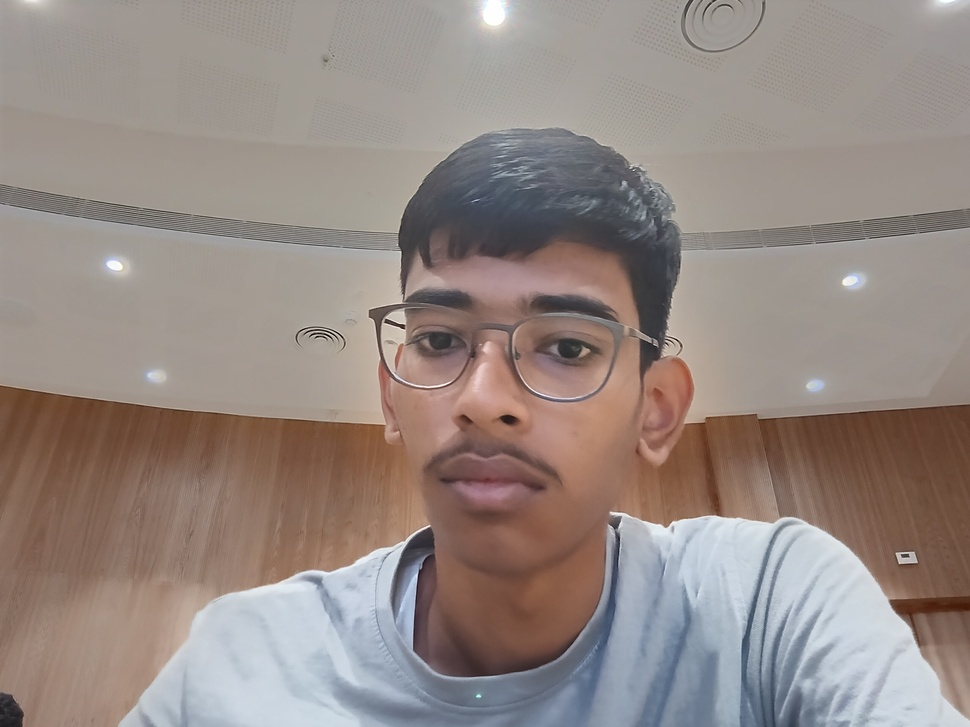
#> input picture internal_photo_project/pyphoto/photo/input.jpg, 970 x 727 px, shrunk from 3264 x 2448 before the run
$ python photo_convert.py
#> lines starting #> are read from the running program, lines starting #| are printed output that depends on the picture; after the words box and inside, x2 and y2 are one past the last pixel; in counts of white or black regions, pixels touching at a corner belong together
from PIL import Image

# Load the original image
image = Image.open("input.jpg")
#> image is the input picture: PIL image 970x727 RGB; mean R, G, B 149.6, 137.3, 131.7

# 1. Convert to Grayscale
# The 'L' mode stands for luminance (8-bit pixels, 256 shades of gray)
grayscale_image = image.convert('L')
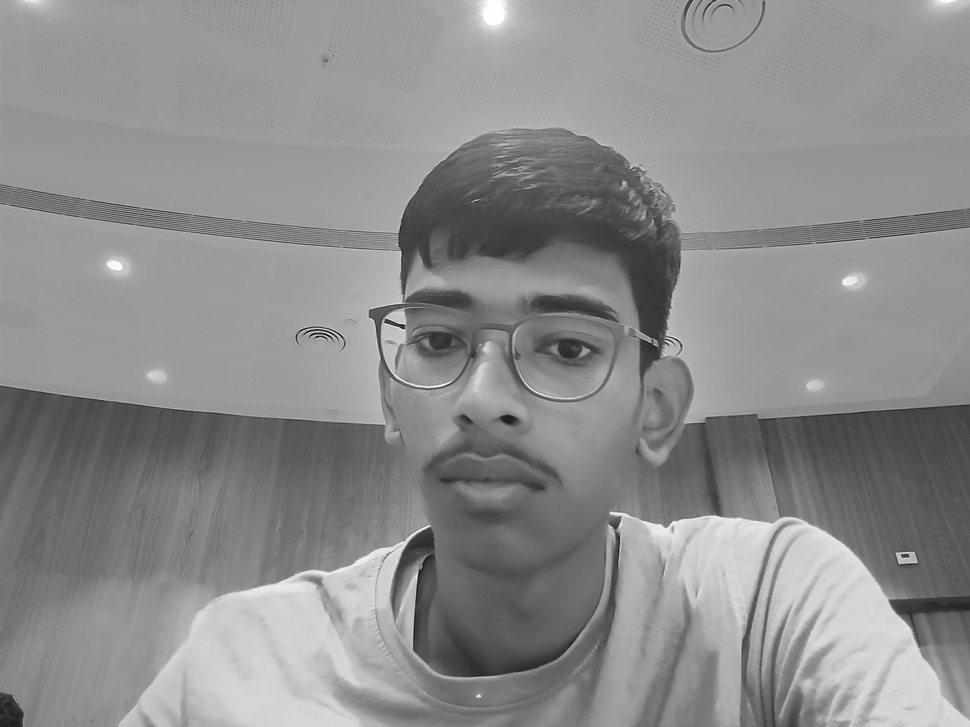
#> grayscale_image: PIL image 970x727 L; min 2, max 255, mean 140.3
grayscale_image.save("grayscale.jpg")

# 2. Convert to strict Black & White (using a threshold)
# Map grayscale pixels to exactly 0 (black) or 255 (white) based on a threshold value
threshold = 128
bw_image = grayscale_image.point(lambda p: 255 if p > threshold else 0)
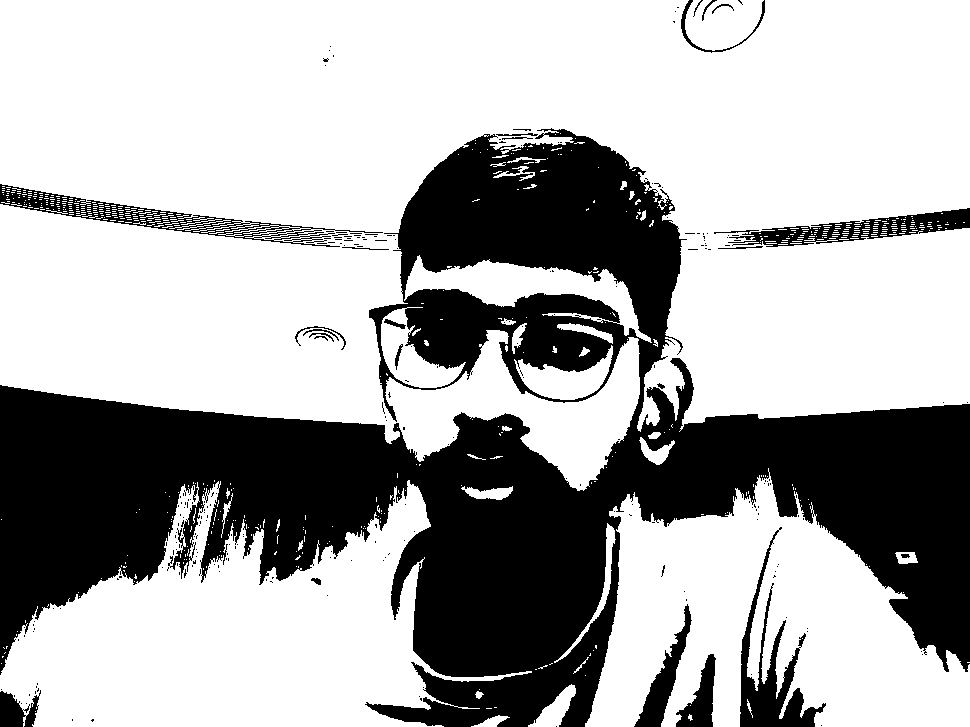
#> bw_image: PIL image 970x727 L; 67.6% white; 254 black regions (228 under 20 px), largest, box (x1, y1, x2, y2) and area: (0, 128, 970, 727) 210199, (740, 527, 826, 727) 4379, (0, 184, 383, 247) 3962
bw_image = bw_image.convert('1') # Convert to actual 1-bit pixel mode
bw_image.save("black_and_white.png")

# 3. Convert to Dithered Black & White
# PIL's default '1' conversion applies dithering (a stippled/dotted effect) to simulate shading
dithered_image = image.convert('1')
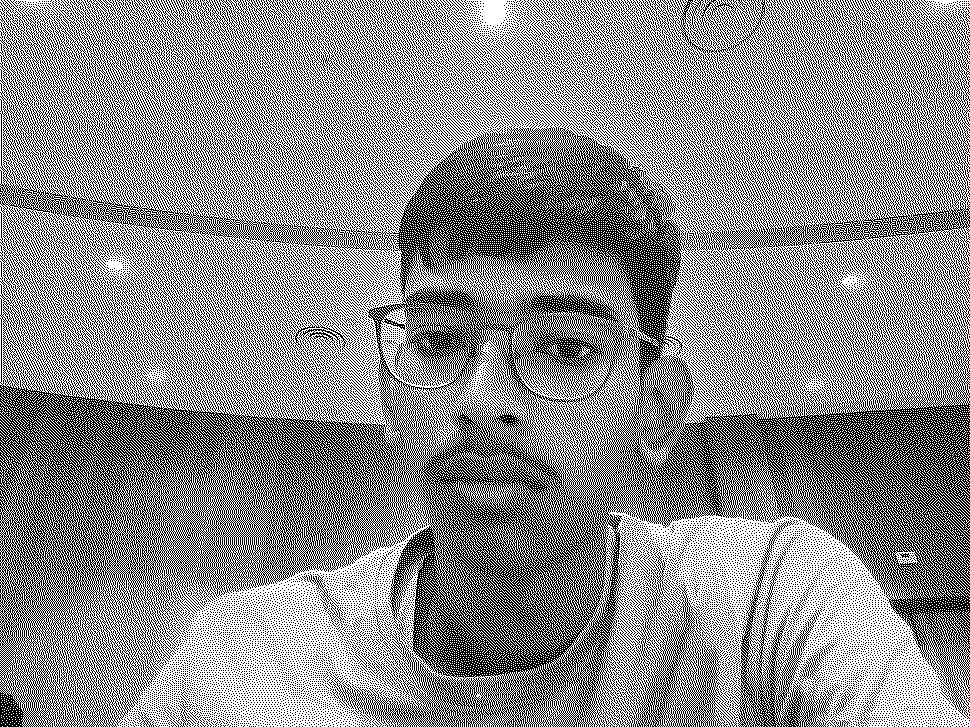
#> dithered_image: PIL image 970x727 1; 54.9% white; black in thin lines or dots
dithered_image.save("dithered_bw.png")
